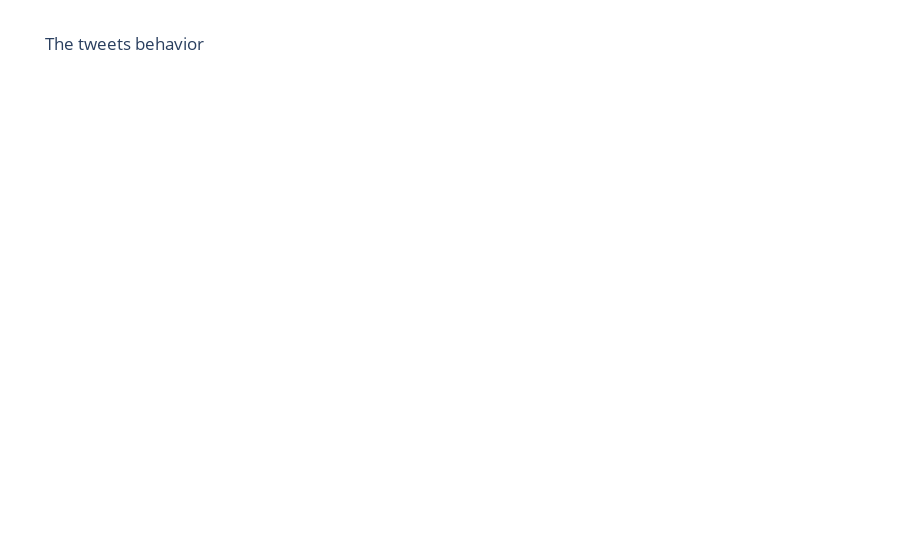

Write notebook code for a chart like this one.
### Markdown cell above
## We want to take a look for the daily tweets of the user to see when the user is tweeting regularly and when his mood going low

### Code cell
fig = px.pie(tweets_df, values='Predictions', names='Tweets', title='The tweets behavior')
fig.show()

### Figure 1 — Plotly figure (JSON) as saved in the notebook; plotly's stock layout.template omitted (floating-point values rounded to 4 significant figures)
{"data": [{"domain": {"x": [0, 1], "y": [0, 1]}, "hovertemplate": "Tweets=%{label}<br>Predictions=%{value}<extra></extra>", "labels": ["Let the game begin https://t.co/whtlA9hwPd", "Souls games players: https://t.co/2uR07dTGJH", "@TeosGame Doom 2", "@LeZeldaa God of war 1 https://t.co/DnhNmX9Vaw", "@HabisMazin The journey begins NOW? I THOUGHT I REACHED THE END IF I SAY THAT", "https://t.co/TXrLD51hNC", "@Dessppreso @Nojoudishealing https://t.co/2qSNRg17DZ", "@HIMIX_1 اقول لك اطلع انا برا يله بس ساعه", "@nurrrttt @SKJaay Alriiight He can join our mid night talks", "@Gabimaruuuuu ونعم", "@Dessppreso Buy him", "زنقة الكلاب مود اكتفيتد", "@SKJaay Touch grass", "@Gabimaruuuuu I ship", "@EnceladusStar Oh hell yea i’ve listened to every song on the train", "@7lebMoz خل عرادي يغششك مره ثانيه", "@noiamnotshe Oof why", "@7lebMoz Oh fuck off", "@7lebMoz Oh like it’s the fucking first time fuck off", "@SKJaay Ian… get it? Cause you’re a game? People play YOU?? G- get it?", "@SowrAII @Dessppreso الوه", "@7lebMoz كيوت حتى كتب لك اسم ولد ايلون ماسك Æ", "@7lebMoz BURN DOWN THE WITCH", "@nurrrttt Oh wow", "@LeZeldaa https://t.co/wmaiydkfhl", "@Mohxox اخ اخ اخ اخ", "@HabisMazin Is he going to prom?", "@7lebMoz https://t.co/BSfKR9EmF0", "@7lebMoz piece* hehehehehehehehhe", "@Ba6a6asa No", "@nurrrttt Thank you babe", "@AnasHuman0 @zRaashed Dang bro that’s deep", "@noiamnotshe https://t.co/UD5WZA6tl4", "لا لا مهما تذمرت الدنيا حلوه بعد الاخبار الجميله الي سمعتها.", "يا زين الشتاء، صح انك بتقعد بكلاسك تفكر وش سويت غلط عشان توصل لذي الحاله بس على الاقل مبتسم وانت في الطريق.", "@HIMIX_1 ❤️❤️", "@HIMIX_1 You’re old as shit congratulations", "@SKJaay Ofc broda z3tr or cheese?", "@SKJaay Got me some tea and some pastries. Life is beautiful.", "@HabisMazin https://t.co/6pdIPSgyTY", "Good morning. Today just seems a little brighter. 🏃♂️❤️", "@qaddnv وزينووووووه", "@7lebMoz https://t.co/5XMAVZNHgE", "@nurrrttt Gimme your ig we goin there", "@nurrrttt @Dessppreso NAH HE SPOKE ARABIC ITS THE END", "@elonmusk What up", "@7lebMoz i agree", "@lIEvvaa شكلك حملتي مادة", "@naosayshi Np np", "@naosayshi It’s your page. you could talk about how you saw a cloud shaped like a rat and it’d still be ok say whatever you want haha", "@naosayshi That’s of course if you care, if you just want your shift to be done and don’t give the slightest care about the employees you work with then yea just do your job don’t talk", "@naosayshi Oh social expectations, nope you don’t need to do it but if your employees expect it just listen to them and throw little comments to make them feel like you’re there,  it doesn’t need to be a full on conversation. That’s what i do anyways", "@naosayshi Does your profession require you to be social ans communicating? Cause some jobs don’t and i’d understand your concern if you’re in law or medicine those require you to not shut the fuck up", "@naosayshi What is your profession?", "@naosayshi Oh come on", "@EnceladusStar I HEARD THAT YOU’RE HAPPY WITHOUT ME AND I HOPE ITS TRUEEEEE", "@noiamnotshe Aight", "@naosayshi Thank youu i hope that for you too", "@Supresa_Sa 😂😂😂😂", "Yall confused as fuck in these troubled times, remember your morals, traditions and religion again and then come back.", "@naosayshi Ah may Allah be with you then 😭😭", "@naosayshi Been there, i choose to not socialize.", "@Ponyo_TTV You see i told you, you’re a freak", "@Gabimaruuuuu Yes", "@nurrrttt Yum", "@7lebMoz Dude what’s the pic on the background", "@7lebMoz You won’t last a day", "@Ponyo_TTV You’re a freak i can smell it", "@Ponyo_TTV I DUNNO YOU CAN BE A PSYCHOPATH I HAVE A SENSOR FOR THAT", "@Ponyo_TTV I mean I wouldn’t be surprised tbh but welcome back! 😭", "@Ponyo_TTV Discharged? Did you commit crime?", "خل نخلي هذا اول تويته https://t.co/jZgTnMSYwP", "@7lebMoz Anatomy", "@doppyisfree شكلك ما تلعبين فل تيم", "@doppyisfree هارد ستك بلات دي بي اس بالخدمه", "@doppyisfree وصلت الايلو هيل والظاهر بترك اللعبه"], "legendgroup": "", "name": "", "showlegend": true, "type": "pie", "values": ["Non-Depression", "Non-Depression", "Non-Depression", "Non-Depression", "Depression", "Non-Depression", "Non-Depression", "Non-Depression", "Non-Depression", "Non-Depression", "Non-Depression", "Non-Depression", "Non-Depression", "Non-Depression", "Non-Depression", "Non-Depression", "Non-Depression", "Non-Depression", "Non-Depression", "Non-Depression", "Non-Depression", "Non-Depression", "Non-Depression", "Non-Depression", "Non-Depression", "Non-Depression", "Non-Depression", "Non-Depression", "Non-Depression", "Non-Depression", "Non-Depression", "Non-Depression", "Non-Depression", "Non-Depression", "Non-Depression", "Non-Depression", "Non-Depression", "Non-Depression", "Non-Depression", "Non-Depression", "Non-Depression", "Non-Depression", "Non-Depression", "Non-Depression", "Non-Depression", "Non-Depression", "Non-Depression", "Non-Depression", "Non-Depression", "Non-Depression", "Depression", "Non-Depression", "Non-Depression", "Non-Depression", "Non-Depression", "Depression", "Non-Depression", "Depression", "Non-Depression", "Non-Depression", "Non-Depression", "Non-Depression", "Depression", "Non-Depression", "Non-Depression", "Non-Depression", "Non-Depression", "Non-Depression", "Non-Depression", "Non-Depression", "Non-Depression", "Non-Depression", "Non-Depression", "Non-Depression", "Non-Depression", "Non-Depression"]}], "layout": {"legend": {"tracegroupgap": 0}, "title": {"text": "The tweets behavior"}}}
